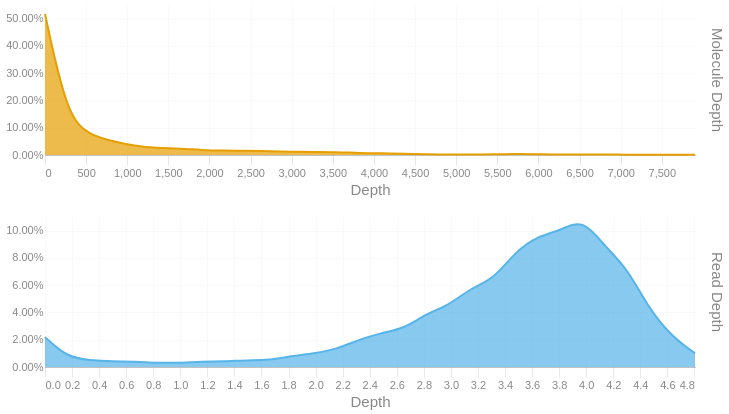

Notebook cell for this chart:
### Code cell
readdep = depth_hist(tb['Read Depth'], q99, 3)
readdep = readdep.with_columns(pl.lit('Read Depth').alias('Metric'))
if not SKIPLR:
    moldep = depth_hist(tb['Molecule Depth'], mol_q99, 1)
    moldep = moldep.with_columns(pl.lit('Molecule Depth').alias('Metric'))
    _hist = pl.concat([readdep, moldep])
    _hist = _hist.filter(pl.col('Proportion') != 0)
    with SafeRender(_hist):
        (
            alt.Chart(_hist)        
            .mark_area(interpolate = "basis")
            .encode(
                x=alt.X('Bin:Q').scale(domainMin=0).axis(alt.Axis(title='Depth')),
                y = alt.Y('Proportion:Q', title = None).axis(format = '.2%'),
                color = alt.Color('Metric:N').legend(None),
                row = alt.Row("Metric:N").header(title = None, labelOrient = 'right'),
                tooltip = [
                    alt.Tooltip("Metric:N", title = "Metric"),
                    alt.Tooltip('Interval:N', title = "Depth Interval"),
                    alt.Tooltip('Proportion:Q', title = "% Alignments").format('.2%')
                ]
            )
            .resolve_scale(x='independent', y='independent')
            .properties(
                height = 150, width = 650,
                usermeta={'embedOptions': {'downloadFileName': f'{samplename}.depth.hist'}}
            )
        ).display()
else:
    readdep = readdep.filter(pl.col('Proportion') != 0)
    with SafeRender(readdep):
        (
            alt.Chart(readdep)        
            .mark_area(interpolate = "basis")
            .encode(
                x=alt.X('Bin:Q').scale(domainMin=0).axis(alt.Axis(title='Depth')),
                y = alt.Y('Proportion:Q', title = None).axis(format = '.2%'),
                tooltip = [
                    alt.Tooltip('Interval:N', title = "Depth Interval"),
                    alt.Tooltip('Proportion:Q', title = "% Alignments").format('.2%')
                ]
            )
            .properties(
                usermeta={'embedOptions': {'downloadFileName': f'{samplename}.depth.hist'}}
            )
        ).display()

### Figure 1 — Vega-Lite specification as saved in the notebook (floating-point values rounded to 4 significant figures)
{"width": 650, "height": 150, "config": {"title": {"anchor": "start", "dy": -15, "fontSize": 18, "color": "#888888", "subtitleColor": "#888888", "subtitleFontSize": 14}, "arc": {"fill": "#0072B2"}, "axis": {"domainColor": "#888888", "domainWidth": 0.5, "gridWidth": 0.2, "grid": false, "titleFontWeight": 400, "titleFontSize": 15, "labelFontSize": 11, "labelColor": "#888888", "tickColor": "#888888", "tickWidth": 0.2, "titleColor": "#888888"}, "axisBand": {"grid": false}, "axisX": {"grid": true, "tickSize": 10, "domainCap": "round"}, "axisY": {"domain": false, "grid": true, "tickSize": 0, "domainCap": "round"}, "background": "transparent", "header": {"labelFontSize": 15, "labelColor": "#888888", "titleFontSize": 15, "titleFontWeight": 600, "titleColor": "#888888"}, "legend": {"labelFont": "sans-serif", "labelFontSize": 12, "labelColor": "#888888", "symbolSize": 100, "symbolType": "circle", "titleFontSize": 12, "titlePadding": 10, "titleColor": "#888888", "title": null}, "range": {"category": ["#E69F00", "#56B4E9", "#009E73", "#F0E442", "#0072B2", "#D55E00", "#CC79A7", "#000000"], "diverging": ["#cfe8f3", "#a2d4ec", "#73bfe2", "#46abdb", "#1696d2", "#12719e"]}, "area": {"fill": "#0072B2", "fillOpacity": 0.7, "line": true, "strokeOpacity": 0.7}, "line": {"color": "#0072B2", "stroke": "#0072B2", "strokeWidth": 2}, "trail": {"color": "#0072B2", "stroke": "#0072B2", "strokeWidth": 0, "size": 1}, "point": {"filled": true, "fillOpacity": 1.0, "size": 95}, "text": {"color": "#888888", "fontSize": 11, "align": "right", "fontWeight": 400, "size": 11}, "bar": {"fill": "#0072B2", "stroke": null}, "view": {"stroke": null, "continuousWidth": 660, "continuousHeight": 400}}, "data": {"name": "data-728d487a2c4a3cc4a9bf66e086d2c4f0"}, "mark": {"type": "area", "interpolate": "basis"}, "encoding": {"color": {"field": "Metric", "legend": null, "type": "nominal"}, "row": {"field": "Metric", "header": {"title": null, "labelOrient": "right"}, "type": "nominal"}, "tooltip": [{"field": "Metric", "title": "Metric", "type": "nominal"}, {"field": "Interval", "title": "Depth Interval", "type": "nominal"}, {"field": "Proportion", "format": ".2%", "title": "% Alignments", "type": "quantitative"}], "x": {"axis": {"title": "Depth"}, "field": "Bin", "scale": {"domainMin": 0}, "type": "quantitative"}, "y": {"axis": {"format": ".2%"}, "field": "Proportion", "title": null, "type": "quantitative"}}, "resolve": {"scale": {"x": "independent", "y": "independent"}}, "usermeta": {"embedOptions": {"downloadFileName": "S5_Kennetcook_3541.depth.hist"}}, "$schema": "https://vega.github.io/schema/vega-lite/v6.1.0.json", "datasets": {"data-728d487a2c4a3cc4a9bf66e086d2c4f0": [{"Bin": 0.0, "Interval": "0.0-0.166", "Proportion": 0.022, "Metric": "Read Depth"}, {"Bin": 0.166, "Interval": "0.166-0.331", "Proportion": 0.007, "Metric": "Read Depth"}, {"Bin": 0.331, "Interval": "0.331-0.497", "Proportion": 0.005, "Metric": "Read Depth"}, {"Bin": 0.497, "Interval": "0.497-0.663", "Proportion": 0.004, "Metric": "Read Depth"}, {"Bin": 0.663, "Interval": "0.663-0.828", "Proportion": 0.004, "Metric": "Read Depth"}, {"Bin": 0.828, "Interval": "0.828-0.994", "Proportion": 0.003, "Metric": "Read Depth"}, {"Bin": 0.994, "Interval": "0.994-1.16", "Proportion": 0.003, "Metric": "Read Depth"}, {"Bin": 1.16, "Interval": "1.16-1.325", "Proportion": 0.004, "Metric": "Read Depth"}, {"Bin": 1.325, "Interval": "1.325-1.491", "Proportion": 0.004, "Metric": "Read Depth"}, {"Bin": 1.491, "Interval": "1.491-1.657", "Proportion": 0.005, "Metric": "Read Depth"}, {"Bin": 1.657, "Interval": "1.657-1.822", "Proportion": 0.005, "Metric": "Read Depth"}, {"Bin": 1.822, "Interval": "1.822-1.988", "Proportion": 0.008, "Metric": "Read Depth"}, {"Bin": 1.988, "Interval": "1.988-2.154", "Proportion": 0.01, "Metric": "Read Depth"}, {"Bin": 2.154, "Interval": "2.154-2.319", "Proportion": 0.013, "Metric": "Read Depth"}, {"Bin": 2.319, "Interval": "2.319-2.485", "Proportion": 0.02, "Metric": "Read Depth"}, {"Bin": 2.485, "Interval": "2.485-2.651", "Proportion": 0.025, "Metric": "Read Depth"}, {"Bin": 2.651, "Interval": "2.651-2.816", "Proportion": 0.028, "Metric": "Read Depth"}, {"Bin": 2.816, "Interval": "2.816-2.982", "Proportion": 0.039, "Metric": "Read Depth"}, {"Bin": 2.982, "Interval": "2.982-3.148", "Proportion": 0.045, "Metric": "Read Depth"}, {"Bin": 3.148, "Interval": "3.148-3.313", "Proportion": 0.058, "Metric": "Read Depth"}, {"Bin": 3.313, "Interval": "3.313-3.479", "Proportion": 0.064, "Metric": "Read Depth"}, {"Bin": 3.479, "Interval": "3.479-3.645", "Proportion": 0.085, "Metric": "Read Depth"}, {"Bin": 3.645, "Interval": "3.645-3.81", "Proportion": 0.096, "Metric": "Read Depth"}, {"Bin": 3.81, "Interval": "3.81-3.976", "Proportion": 0.1, "Metric": "Read Depth"}, {"Bin": 3.976, "Interval": "3.976-4.142", "Proportion": 0.109, "Metric": "Read Depth"}, {"Bin": 4.142, "Interval": "4.142-4.307", "Proportion": 0.088, "Metric": "Read Depth"}, {"Bin": 4.307, "Interval": "4.307-4.473", "Proportion": 0.072, "Metric": "Read Depth"}, {"Bin": 4.473, "Interval": "4.473-4.639", "Proportion": 0.041, "Metric": "Read Depth"}, {"Bin": 4.639, "Interval": "4.639-4.804", "Proportion": 0.022, "Metric": "Read Depth"}, {"Bin": 4.804, "Interval": "4.804-4.97", "Proportion": 0.01, "Metric": "Read Depth"}, {"Bin": 0.0, "Interval": "0.0-272.5", "Proportion": 0.517, "Metric": "Molecule Depth"}, {"Bin": 272.5, "Interval": "272.5-545.1", "Proportion": 0.138, "Metric": "Molecule Depth"}, {"Bin": 545.1, "Interval": "545.1-817.6", "Proportion": 0.073, "Metric": "Molecule Depth"}, {"Bin": 817.6, "Interval": "817.6-1090.2", "Proportion": 0.05, "Metric": "Molecule Depth"}, {"Bin": 1090.0, "Interval": "1090.2-1362.7", "Proportion": 0.033, "Metric": "Molecule Depth"}, {"Bin": 1363.0, "Interval": "1362.7-1635.3", "Proportion": 0.025, "Metric": "Molecule Depth"}, {"Bin": 1635.0, "Interval": "1635.3-1907.8", "Proportion": 0.024, "Metric": "Molecule Depth"}, {"Bin": 1908.0, "Interval": "1907.8-2180.4", "Proportion": 0.018, "Metric": "Molecule Depth"}, {"Bin": 2180.0, "Interval": "2180.4-2452.9", "Proportion": 0.016, "Metric": "Molecule Depth"}, {"Bin": 2453.0, "Interval": "2452.9-2725.5", "Proportion": 0.016, "Metric": "Molecule Depth"}, {"Bin": 2726.0, "Interval": "2725.5-2998.0", "Proportion": 0.014, "Metric": "Molecule Depth"}, {"Bin": 2998.0, "Interval": "2998.0-3270.5", "Proportion": 0.012, "Metric": "Molecule Depth"}, {"Bin": 3270.0, "Interval": "3270.5-3543.1", "Proportion": 0.011, "Metric": "Molecule Depth"}, {"Bin": 3543.0, "Interval": "3543.1-3815.6", "Proportion": 0.011, "Metric": "Molecule Depth"}, {"Bin": 3816.0, "Interval": "3815.6-4088.2", "Proportion": 0.007, "Metric": "Molecule Depth"}, {"Bin": 4088.0, "Interval": "4088.2-4360.7", "Proportion": 0.006, "Metric": "Molecule Depth"}, {"Bin": 4361.0, "Interval": "4360.7-4633.3", "Proportion": 0.005, "Metric": "Molecule Depth"}, {"Bin": 4633.0, "Interval": "4633.3-4905.8", "Proportion": 0.002, "Metric": "Molecule Depth"}, {"Bin": 4906.0, "Interval": "4905.8-5178.4", "Proportion": 0.002, "Metric": "Molecule Depth"}, {"Bin": 5178.0, "Interval": "5178.4-5450.9", "Proportion": 0.002, "Metric": "Molecule Depth"}, {"Bin": 5451.0, "Interval": "5450.9-5723.5", "Proportion": 0.002, "Metric": "Molecule Depth"}, {"Bin": 5724.0, "Interval": "5723.5-5996.0", "Proportion": 0.004, "Metric": "Molecule Depth"}, {"Bin": 5996.0, "Interval": "5996.0-6268.5", "Proportion": 0.003, "Metric": "Molecule Depth"}, {"Bin": 6268.0, "Interval": "6268.5-6541.1", "Proportion": 0.001, "Metric": "Molecule Depth"}, {"Bin": 6541.0, "Interval": "6541.1-6813.6", "Proportion": 0.002, "Metric": "Molecule Depth"}, {"Bin": 6814.0, "Interval": "6813.6-7086.2", "Proportion": 0.002, "Metric": "Molecule Depth"}, {"Bin": 7086.0, "Interval": "7086.2-7358.7", "Proportion": 0.001, "Metric": "Molecule Depth"}, {"Bin": 7359.0, "Interval": "7358.7-7631.3", "Proportion": 0.001, "Metric": "Molecule Depth"}, {"Bin": 7631.0, "Interval": "7631.3-7903.8", "Proportion": 0.001, "Metric": "Molecule Depth"}, {"Bin": 7904.0, "Interval": "7903.8-8176.36", "Proportion": 0.001, "Metric": "Molecule Depth"}]}}
